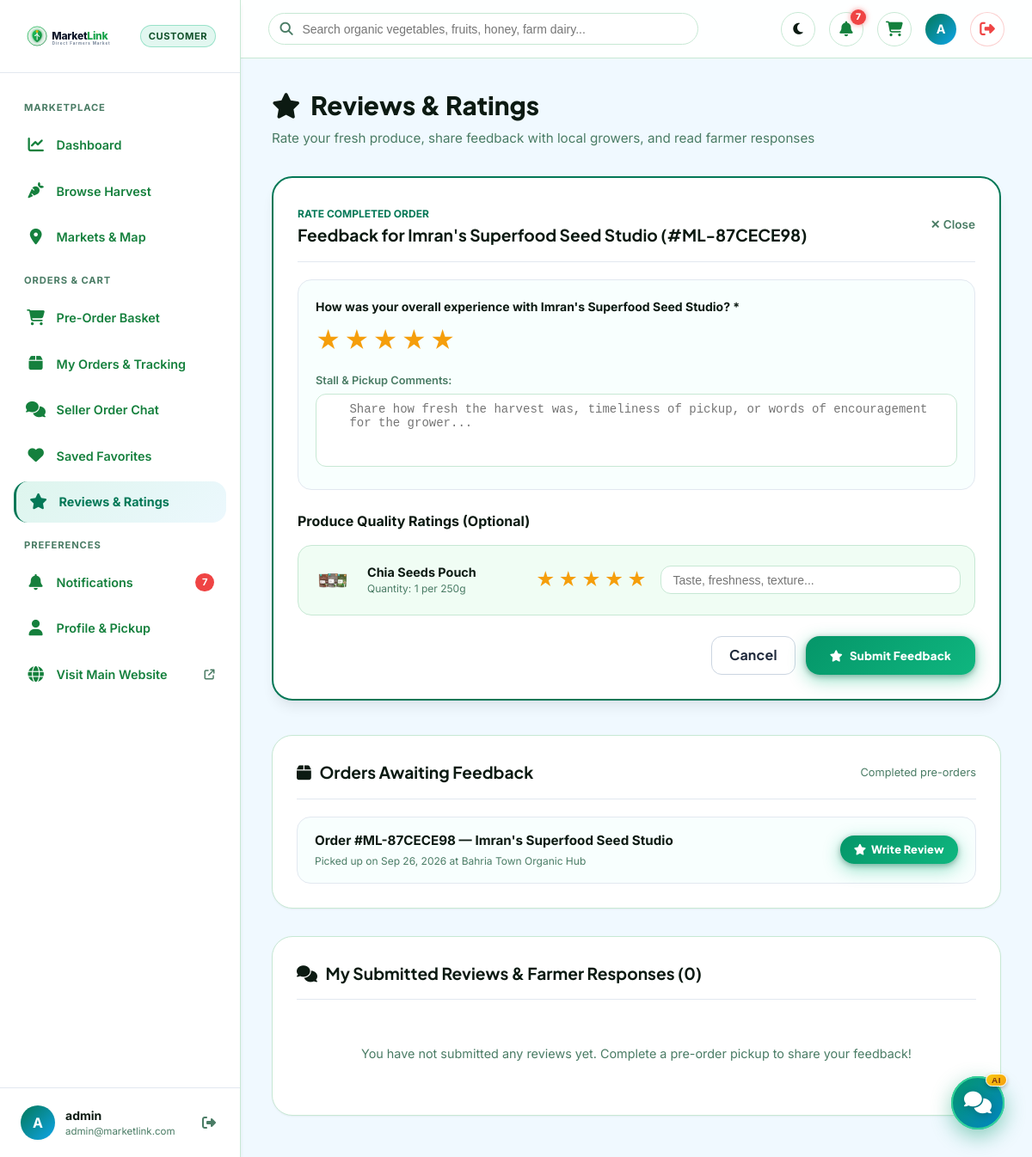
Screenshot of /customer/reviews.php?order_id=102 (signed in) with the database file from the repository.
### tables this page shows
CREATE TABLE `customer_profiles` (
  `customer_id` int(11) NOT NULL,
  `full_name` varchar(100) NOT NULL,
  `default_address` text DEFAULT NULL,
  `saved_latitude` decimal(10,8) DEFAULT NULL,
  `saved_longitude` decimal(11,8) DEFAULT NULL,
  `created_at` datetime DEFAULT current_timestamp()
);

CREATE TABLE `users` (
  `user_id` int(11) NOT NULL,
  `username` varchar(50) NOT NULL,
  `email` varchar(100) NOT NULL,
  `password_hash` varchar(255) NOT NULL,
  `role` enum('admin','farmer','customer') NOT NULL,
  `status` enum('active','suspended','inactive') DEFAULT 'active',
  `phone_number` varchar(20) DEFAULT NULL,
  `profile_image` varchar(255) DEFAULT NULL,
  `created_at` datetime DEFAULT current_timestamp(),
  `updated_at` datetime DEFAULT current_timestamp() ON UPDATE current_timestamp()
);

CREATE TABLE `orders` (
  `order_id` int(11) NOT NULL,
  `order_number` varchar(30) NOT NULL,
  `customer_id` int(11) NOT NULL,
  `farmer_id` int(11) NOT NULL,
  `market_id` int(11) NOT NULL,
  `stall_id` int(11) NOT NULL,
  `pickup_slot_id` int(11) NOT NULL,
  `total_amount` decimal(10,2) NOT NULL,
  `order_status` enum('placed','accepted','ready_for_pickup','completed','cancelled','declined') DEFAULT 'placed',
  `pickup_date` date NOT NULL,
  `cancellation_reason` varchar(255) DEFAULT NULL,
  `created_at` datetime DEFAULT current_timestamp(),
  `updated_at` datetime DEFAULT current_timestamp() ON UPDATE current_timestamp()
);

CREATE TABLE `farmer_profiles` (
  `farmer_id` int(11) NOT NULL,
  `stall_name` varchar(120) NOT NULL,
  `contact_person` varchar(100) NOT NULL,
  `business_phone` varchar(20) NOT NULL,
  `business_email` varchar(100) DEFAULT NULL,
  `description` text DEFAULT NULL,
  `address` text NOT NULL,
  `latitude` decimal(10,8) NOT NULL,
  `longitude` decimal(11,8) NOT NULL,
  `order_cutoff_time` time DEFAULT '18:00:00',
  `approval_status` enum('pending','approved','rejected','suspended') DEFAULT 'pending',
  `created_at` datetime DEFAULT current_timestamp(),
  `updated_at` datetime DEFAULT current_timestamp() ON UPDATE current_timestamp()
);

CREATE TABLE `order_items` (
  `order_item_id` int(11) NOT NULL,
  `order_id` int(11) NOT NULL,
  `product_id` int(11) NOT NULL,
  `quantity` int(11) NOT NULL,
  `unit_price` decimal(10,2) NOT NULL,
  `subtotal` decimal(10,2) NOT NULL
);

CREATE TABLE `products` (
  `product_id` int(11) NOT NULL,
  `farmer_id` int(11) NOT NULL,
  `category_id` int(11) NOT NULL,
  `product_name` varchar(100) NOT NULL,
  `description` text DEFAULT NULL,
  `unit` varchar(30) NOT NULL,
  `is_recurring_template` tinyint(1) DEFAULT 1,
  `image_url` varchar(255) DEFAULT NULL,
  `created_at` datetime DEFAULT current_timestamp(),
  `updated_at` datetime DEFAULT current_timestamp() ON UPDATE current_timestamp()
);

CREATE TABLE `markets` (
  `market_id` int(11) NOT NULL,
  `market_name` varchar(100) NOT NULL,
  `address` text NOT NULL,
  `city` varchar(50) DEFAULT 'Local City',
  `state` varchar(50) DEFAULT 'State',
  `postal_code` varchar(20) DEFAULT NULL,
  `latitude` decimal(10,8) NOT NULL,
  `longitude` decimal(11,8) NOT NULL,
  `operating_days` varchar(100) NOT NULL,
  `operating_hours` varchar(100) NOT NULL,
  `status` enum('active','inactive') DEFAULT 'active',
  `created_by` int(11) DEFAULT NULL,
  `created_at` datetime DEFAULT current_timestamp()
);

### customer/reviews.php (the view, shortened to what the rows shown need)
<?php
require_once __DIR__ . '/includes/customer_header.php';
$selectedOrderId = (int)($_GET['order_id'] ?? 0);
$completedStmt = $pdo->prepare("SELECT o.order_id, o.order_number, o.created_at, o.pickup_date, o.farmer_id,
                                       fp.stall_name, fp.contact_person, m.market_name,
                                       (SELECT COUNT(*) FROM farmer_reviews fr WHERE fr.order_id = o.order_id AND fr.customer_id = :uid1) as is_reviewed
                                FROM orders o
                                JOIN farmer_profiles fp ON o.farmer_id = fp.farmer_id
                                JOIN markets m ON o.market_id = m.market_id
                                WHERE o.customer_id = :uid2 AND o.order_status = 'completed'
                                ORDER BY o.order_id DESC");
$completedStmt->execute([':uid1' => $currentUserId, ':uid2' => $currentUserId]);
$completedOrders = $completedStmt->fetchAll();
$activeReviewOrder = null;
$orderProducts = [];
if ($selectedOrderId > 0) {
    foreach ($completedOrders as $co) {
        if ($co['order_id'] == $selectedOrderId) {
            $activeReviewOrder = $co;
            break;
        }
    }
    if ($activeReviewOrder) {
        $pStmt = $pdo->prepare("SELECT oi.product_id, oi.quantity, p.product_name, p.unit, p.image_url
                                FROM order_items oi
                                JOIN products p ON oi.product_id = p.product_id
                                WHERE oi.order_id = :oid");
        $pStmt->execute([':oid' => $selectedOrderId]);
        $orderProducts = $pStmt->fetchAll();
    }
}
?>
<div class="page-header-row">
  <div>
    <h1 class="page-heading">
      <span><i class="fa-solid fa-star" aria-hidden="true"></i></span> Reviews & Ratings
    </h1>
  </div>
</div>
<?php if ($activeReviewOrder): ?>
  <div class="portal-card" style="margin-bottom:2.5rem; border:2px solid var(--emerald-500); box-shadow:var(--shadow-lg);">
    <div class="portal-card-header">
      <div>
        <span style="font-size:0.75rem; color:var(--emerald-400); font-weight:700; text-transform:uppercase;">Rate Completed Order</span>
        <h3 class="portal-card-title">
          Feedback for <?= htmlspecialchars($activeReviewOrder['stall_name']) ?> (#<?= htmlspecialchars($activeReviewOrder['order_number']) ?>)
        </h3>
      </div>
      <a href="<?= BASE_URL ?>/customer/reviews.php" class="portal-card-link" style="color:var(--text-muted);">✕ Close</a>
    </div>
    <form id="submitReviewForm">
      <div style="background:var(--bg-secondary); border:1px solid var(--border-subtle); border-radius:var(--radius-lg); padding:1.25rem; margin-bottom:1.5rem;">
        <label style="display:block; font-size:0.875rem; font-weight:700; color:var(--text-primary); margin-bottom:0.5rem;">
          How was your overall experience with <?= htmlspecialchars($activeReviewOrder['stall_name']) ?>? *
        </label>
        <div class="star-rating-picker" data-target-input="farmerRatingInput" style="margin-bottom:1rem;">
          <span class="star active">★</span>
          <span class="star active">★</span>
          <span class="star active">★</span>
          <span class="star active">★</span>
          <span class="star active">★</span>
        </div>
        <div>
          <label style="display:block; font-size:0.8rem; font-weight:600; color:var(--text-muted); margin-bottom:0.35rem;">
            Stall & Pickup Comments:
          </label>
          <textarea name="farmer_comment" class="topbar-search-input" style="border-radius:var(--radius-md); height:85px; resize:none;"
                    placeholder="Share how fresh the harvest was, timeliness of pickup, or words of encouragement for the grower..." required></textarea>
        </div>
      </div>
      <?php if (!empty($orderProducts)): ?>
        <h4 style="font-size:1rem; font-weight:700; color:var(--text-primary); margin-bottom:1rem;">
          Produce Quality Ratings (Optional)
        </h4>
        <div style="display:flex; flex-direction:column; gap:1rem; margin-bottom:1.5rem;">
          <?php foreach ($orderProducts as $prod): ?>
            <div style="background:var(--bg-surface-elevated); border:1px solid var(--border-color); border-radius:var(--radius-lg); padding:1rem; display:flex; gap:1rem; align-items:center; flex-wrap:wrap;">
              <img src="<?= BASE_URL ?>/<?= htmlspecialchars($prod['image_url']) ?>" alt="" style="width:48px; height:48px; border-radius:var(--radius-md); object-fit:cover;">
              <div style="flex:1; min-width:180px;">
                <div style="font-weight:700; font-size:0.9rem; color:var(--text-primary);"><?= htmlspecialchars($prod['product_name']) ?></div>
                <div style="font-size:0.75rem; color:var(--text-muted);">Quantity: <?= $prod['quantity'] ?> <?= htmlspecialchars($prod['unit']) ?></div>
              </div>
              <div>
                <div class="star-rating-picker" data-target-input="prodRatingInput_<?= $prod['product_id'] ?>" style="font-size:1.35rem;">
                  <span class="star active">★</span>
                  <span class="star active">★</span>
                  <span class="star active">★</span>
                  <span class="star active">★</span>
                  <span class="star active">★</span>
                </div>
              </div>
              <input type="text" name="product_comments[<?= $prod['product_id'] ?>]" class="topbar-search-input"
                     placeholder="Taste, freshness, texture..." style="flex:2; min-width:200px; padding:0.45rem 0.85rem; border-radius:var(--radius-md);">
            </div>
          <?php endforeach; ?>
        </div>
      <?php endif; ?>
      <div style="display:flex; justify-content:flex-end; gap:0.75rem;">
        <a href="<?= BASE_URL ?>/customer/reviews.php" class="btn-secondary" style="text-decoration:none; padding:0.6rem 1.25rem;">Cancel</a>
        <button type="submit" id="btnSubmitReview" class="btn-primary" style="padding:0.6rem 1.75rem; cursor:pointer;">
          <span><i class="fa-solid fa-star" aria-hidden="true"></i></span> Submit Feedback
        </button>
      </div>
    </form>
  </div>
<?php endif; ?>
<div class="portal-card" style="margin-bottom:2rem;">
  <?php
    $unreviewedOrders = array_filter($completedOrders, fn($o) => !$o['is_reviewed']);
  ?>
  <?php if (!empty($unreviewedOrders)): ?>
    <div style="display:flex; flex-direction:column; gap:0.85rem;">
      <?php foreach ($unreviewedOrders as $ord): ?>
        <div style="background:var(--bg-secondary); border:1px solid var(--border-subtle); border-radius:var(--radius-lg); padding:1rem 1.25rem; display:flex; justify-content:space-between; align-items:center; flex-wrap:wrap; gap:0.75rem;">
          <div>
            <div style="font-weight:700; font-size:0.95rem; color:var(--text-primary);">
              Order #<?= htmlspecialchars($ord['order_number']) ?> — <?= htmlspecialchars($ord['stall_name']) ?>
            </div>
            <div style="font-size:0.75rem; color:var(--text-muted); margin-top:0.2rem;">
              Picked up on <?= date('M d, Y', strtotime($ord['pickup_date'])) ?> at <?= htmlspecialchars($ord['market_name']) ?>
            </div>
          </div>
          <a href="<?= BASE_URL ?>/customer/reviews.php?order_id=<?= $ord['order_id'] ?>" class="btn-primary" style="text-decoration:none; padding:0.45rem 1rem; font-size:0.8rem; display:inline-flex; align-items:center; gap:0.35rem;">
            <span><i class="fa-solid fa-star" aria-hidden="true"></i></span> Write Review
          </a>
        </div>
      <?php endforeach; ?>
    </div>
  <?php else: ?>
    <p style="font-size:0.85rem; color:var(--text-muted); font-style:italic; margin:0;">
      All your completed orders have been reviewed! New eligible orders will appear here once picked up.
    </p>
  <?php endif; ?>
</div>
<?php require_once __DIR__ . '/includes/customer_footer.php'; ?>

### customer/includes/customer_header.php (shortened to what the rows shown need)
<?php
$pdo = getDBConnection();
$currentUserId = $_SESSION['user_id'];
$stmt = $pdo->prepare("SELECT u.user_id, u.username, u.email, u.phone_number, cp.full_name, cp.default_address
                       FROM users u
                       LEFT JOIN customer_profiles cp ON u.user_id = cp.customer_id
                       WHERE u.user_id = :uid LIMIT 1");
$stmt->execute([':uid' => $currentUserId]);
$customerUser = $stmt->fetch();
$displayName = !empty($customerUser['full_name']) ? $customerUser['full_name'] : $customerUser['username'];
?>
<!DOCTYPE html>
<html lang="en">
<head>
  <link rel="stylesheet" href="https://cdnjs.cloudflare.com/ajax/libs/font-awesome/6.7.2/css/all.min.css">
  <link rel="stylesheet" href="<?= BASE_URL ?>/assets/css/main.css">
  <link rel="stylesheet" href="<?= BASE_URL ?>/assets/css/home.css">
  <link rel="stylesheet" href="<?= BASE_URL ?>/assets/css/customer.css">
  <link rel="stylesheet" href="<?= BASE_URL ?>/assets/css/responsive.css">
  <link rel="stylesheet" href="<?= BASE_URL ?>/assets/css/ai-assistant.css">
  <link rel="stylesheet" href="https://unpkg.com/leaflet@1.9.4/dist/leaflet.css"/>
</head>
<body>
<div class="customer-layout">
  <?php require_once __DIR__ . '/customer_sidebar.php'; ?>
  <div class="customer-main">
    <header class="customer-topbar">
      <div class="topbar-right">
        <a href="<?= BASE_URL ?>/customer/profile.php" style="text-decoration:none; display:flex; align-items:center; gap:0.65rem;">
          <div class="sidebar-user-avatar" style="width:36px; height:36px; font-size:0.9rem;">
            <?= strtoupper(substr($displayName, 0, 1)) ?>
          </div>
        </a>
      </div>
    </header>
    <main class="customer-content">

### customer/includes/customer_sidebar.php (shortened to what the rows shown need)
<aside class="customer-sidebar">
  <div class="sidebar-footer">
    <div class="sidebar-user-card">
      <div class="sidebar-user-avatar">
        <?= strtoupper(substr($displayName, 0, 1)) ?>
      </div>
      <div class="sidebar-user-details">
        <div class="sidebar-user-name" title="<?= htmlspecialchars($displayName) ?>"><?= htmlspecialchars($displayName) ?></div>
        <div class="sidebar-user-role"><?= htmlspecialchars($customerUser['email']) ?></div>
      </div>
      <a href="<?= BASE_URL ?>/logout.php" title="Sign Out" style="color:var(--text-muted); display:flex; align-items:center; justify-content:center; text-decoration:none; padding:4px; border-radius:6px; transition:color 0.2s ease;">
        <i class="fa-solid fa-right-from-bracket" aria-hidden="true"></i>
      </a>
    </div>
  </div>
</aside>

### rows the page displays
customer_profiles: full_name "A", full_name "admin", customer_id.email "admin@marketlink.com"
orders: farmer.stall_name "Imran's Superfood Seed Studio", order_number "ML-87CECE98", pickup_date "Sep 26, 2026", market.market_name "Bahria Town Organic Hub"
order_items: product.image_url (picture), product.product_name "Chia Seeds Pouch", quantity "1", product.unit "per 250g"

### other values shown
$unreadNotifsCount "7"
count($myReviews) "0"
